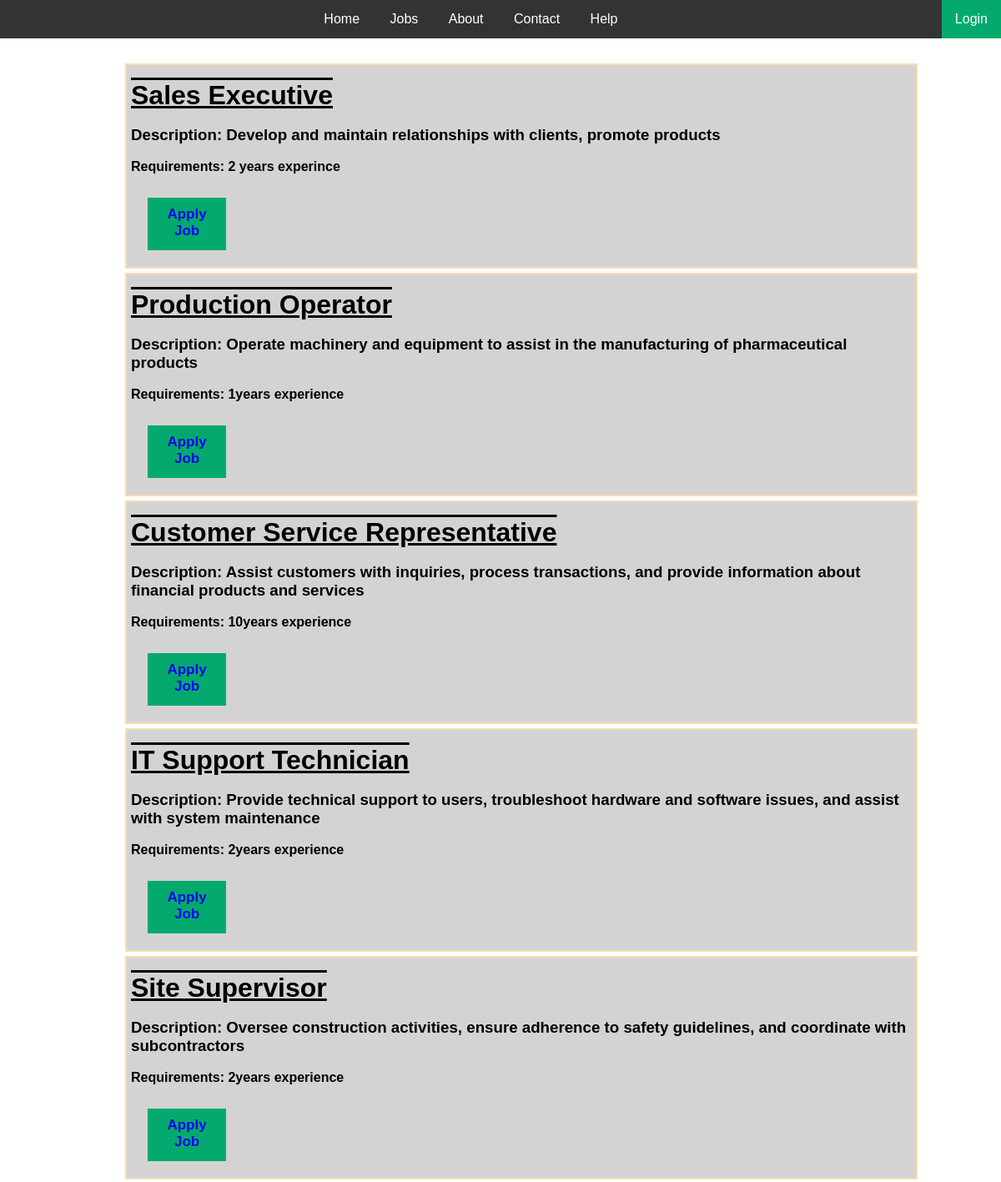
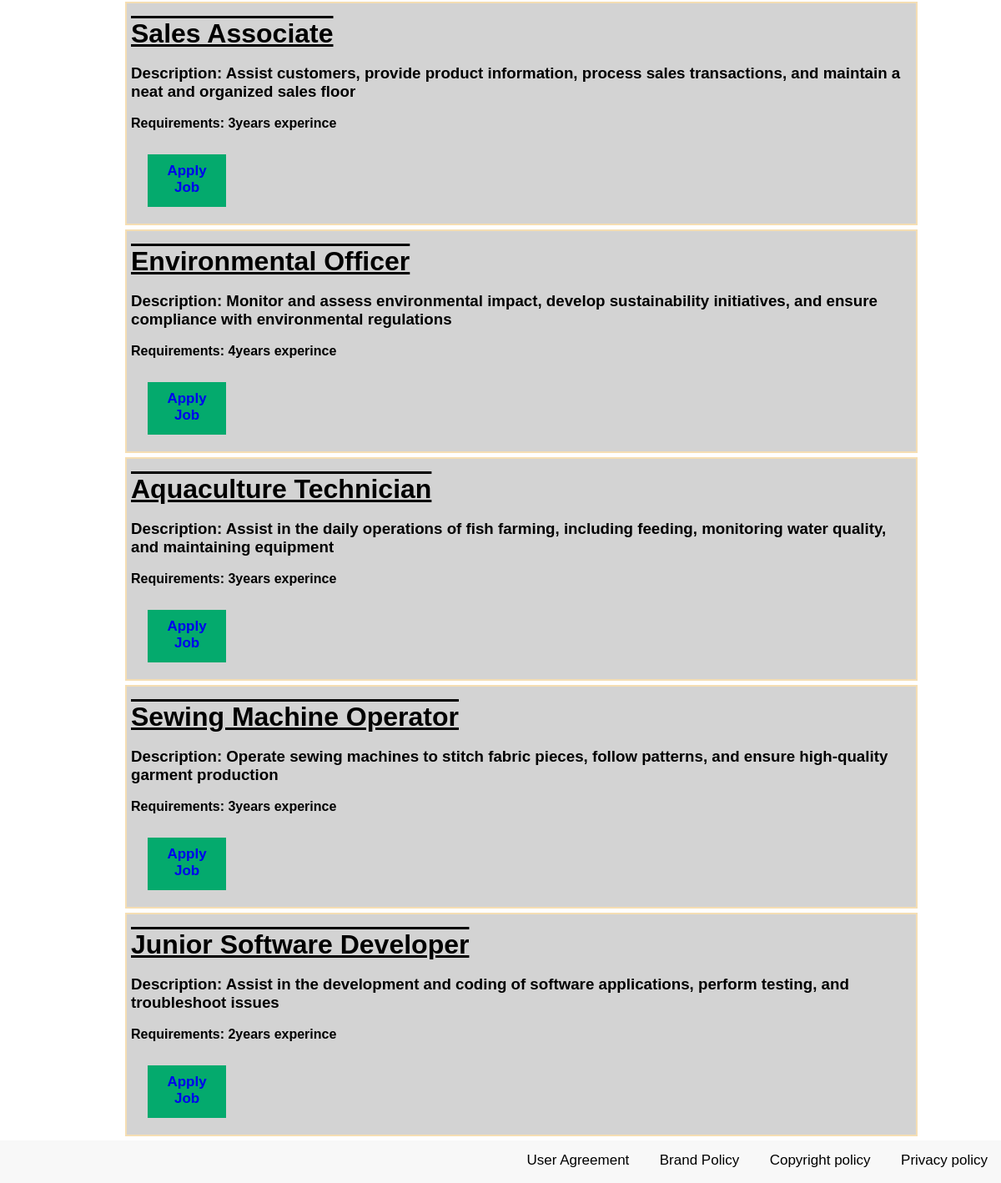
/Home_page.php, run on the app's committed database (2 pictures, top to bottom).
### tables this page shows
CREATE TABLE `job_post` (
  `JobPID` int(11) NOT NULL,
  `Jobtitle` varchar(100) DEFAULT NULL,
  `Discription` varchar(300) DEFAULT NULL,
  `Requirements` varchar(500) DEFAULT NULL,
  `CID` int(11) DEFAULT NULL
);

### Home_page.php (the view, shortened to what this page needs)
<?php
include 'config.php';
?>
<!DOCTYPE html>
<html lang="en">
<head>
  <link rel="stylesheet" href="Job_seeker.css">
</head>
<body>
  <ul>
    <li><a href="Home_page.php">Home</a></li>
    <li><a href="#add link">Jobs</a></li>
    <li><a href="#Add link">About</a></li>
    <li><a href="#Add link">Contact</a></li>
    <li><a href="#Add link">Help</a></li>
    <li style="float:right"><a class="active" href="Login.php">Login</a></li>
  </ul>
  <div class="main">
    <?php
$query = "SELECT * FROM Job_post";
$result_set = mysqli_query($connection, $query);
if (mysqli_num_rows($result_set) > 0) {
    while ($row = mysqli_fetch_array($result_set)) {
        ?>
    <div class="scrollist">
      <br>
      <h1><?php echo $row["Jobtitle"] ?></h1>
      <br>
      <h3>Description: <?php echo $row["Discription"] ?></h3>
      <br>
      <h4>Requirements: <?php echo $row["Requirements"] ?></h4>
      <br>
      <button class="button"><a href='#'>Apply Job</a></button>
    </div>
    <?php
}
}
?>
  </div>
  <div class="footer">
    <a href="#link">User Agreement</a>
    <a href="#link">Brand Policy</a>
    <a href="#link">Copyright policy</a>
    <a href="#link">Privacy policy</a>
  </div>
</body>
</html>

### job_seeker.css (style rules this page uses)
body { font-family: Arial, Helvetica, sans-serif; background-repeat: no-repeat; background-attachment: fixed; background-size: 100%; }
* { font-family: 'Poppins', sans-serif; margin: 0; padding: 0; box-sizing: border-box; outline: none; border: none; text-decoration: none; }
ul { list-style-type: none; margin: 0; padding: 0; overflow: hidden; background-color: #333; text-align: center; }
li { display: inline-block; }
li a { display: block; color: white; text-align: center; padding: 14px 16px; text-decoration: none; }
.active { background-color: #04AA6D; }
.footer { bottom: 0; width: 100%; overflow: hidden; background-color: rgba(242, 242, 242, 0.5); text-align: right; }
.footer a { display: block; color: black; text-align: center; padding: 14px 16px; text-decoration: none; font-size: 17px; border-bottom: 3px solid transparent; display: inline-block; }
.main { margin-left: 50px; margin-top: 30px; padding: 0px 100px; }
.scrollist { border: 2px Solid wheat; color: black; background-color: #D3D3D3; margin-bottom: 5px; padding-left: 5px; }
.button { background-color: #04AA6D; border: none; padding: 10px; font-weight: bolder; margin-bottom: 20px; margin-top: 10px; margin-left: 20px; width: 10%; font-size: 20px; display: block; color: black; text-align: center; text-decoration: none; font-size: 17px; border-bottom: 3px solid transparent; display: inline-block; }
h1 { text-decoration: underline overline; }

### data on the page
job_post: Jobtitle "Sales Executive", Discription "Develop and maintain relationships with clients, promote products", Requirements "2 years experince"
job_post: Jobtitle "Production Operator", Discription "Operate machinery and equipment to assist in the manufacturing of pharmaceutical products", Requirements "1years experience"
job_post: Jobtitle "Customer Service Representative", Discription "Assist customers with inquiries, process transactions, and provide information about financial products and services", Requirements "10years experience"
job_post: Jobtitle "IT Support Technician", Discription "Provide technical support to users, troubleshoot hardware and software issues, and assist with system maintenance", Requirements "2years experience"
job_post: Jobtitle "Site Supervisor", Discription "Oversee construction activities, ensure adherence to safety guidelines, and coordinate with subcontractors", Requirements "2years experience"
job_post: Jobtitle "Sales Associate", Discription "Assist customers, provide product information, process sales transactions, and maintain a neat and organized sales floor", Requirements "3years experince"
job_post: Jobtitle "Environmental Officer", Discription "Monitor and assess environmental impact, develop sustainability initiatives, and ensure compliance with environmental regulations", Requirements "4years experince"
job_post: Jobtitle "Aquaculture Technician", Discription "Assist in the daily operations of fish farming, including feeding, monitoring water quality, and maintaining equipment", Requirements "3years experince"
job_post: Jobtitle "Sewing Machine Operator", Discription "Operate sewing machines to stitch fabric pieces, follow patterns, and ensure high-quality garment production", Requirements "3years experince"
job_post: Jobtitle "Junior Software Developer", Discription "Assist in the development and coding of software applications, perform testing, and troubleshoot issues", Requirements "2years experince"
